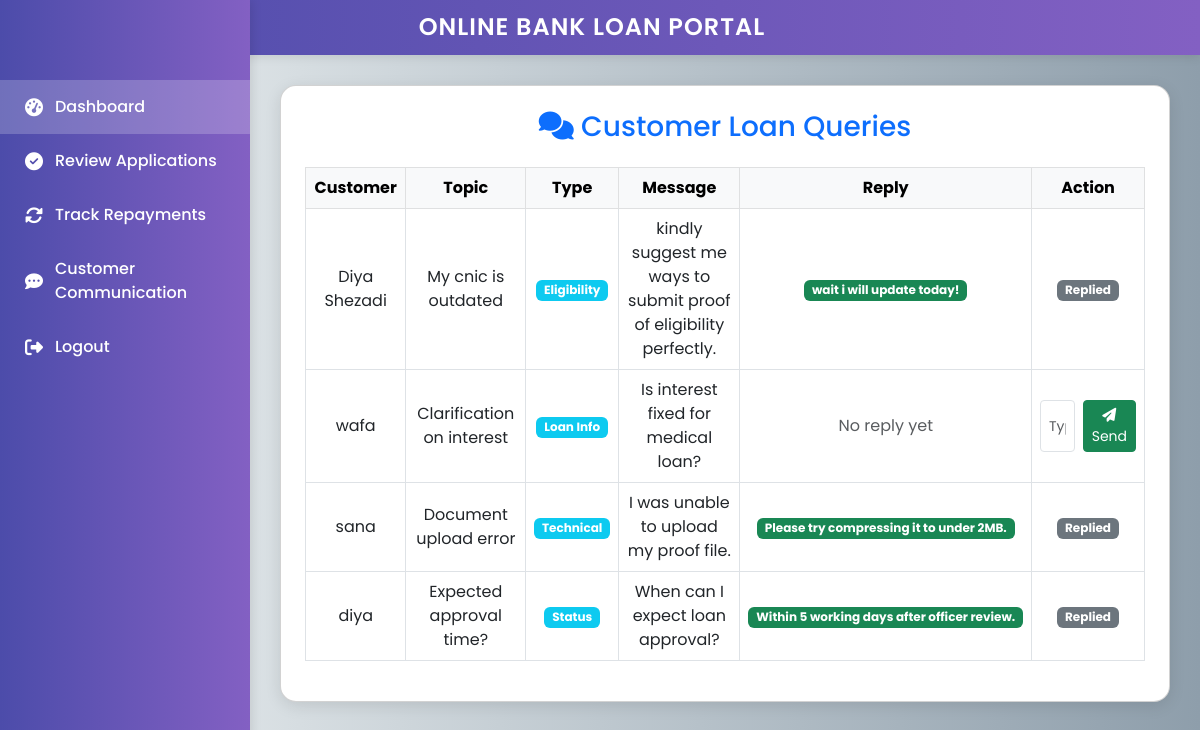
Page /Loanofficers/officer-queries.php on the committed database.
### tables this page shows
CREATE TABLE `loan_queries` (
  `id` int(11) NOT NULL,
  `topic` varchar(100) DEFAULT NULL,
  `type` varchar(50) DEFAULT NULL,
  `message` text DEFAULT NULL,
  `reply` text DEFAULT NULL,
  `created_at` timestamp NOT NULL DEFAULT current_timestamp(),
  `customer_id` int(11) NOT NULL
);

CREATE TABLE `customers` (
  `id` int(11) NOT NULL,
  `name` varchar(100) NOT NULL,
  `email` varchar(100) NOT NULL,
  `password` varchar(255) NOT NULL,
  `cnic` varchar(20) NOT NULL,
  `phone` varchar(20) DEFAULT NULL,
  `address` text DEFAULT NULL,
  `created_at` timestamp NOT NULL DEFAULT current_timestamp()
);

### Loanofficers/officer-queries.php (the view, shortened to what this page needs)
<?php
include '../dbconnection.php';
$stmt = $conn->prepare("SELECT q.*, c.name AS customer_name FROM loan_queries q
                        JOIN customers c ON q.customer_id = c.id
                        ORDER BY q.created_at DESC");
$stmt->execute();
$queries = $stmt->fetchAll(PDO::FETCH_ASSOC);
?>
                <!DOCTYPE html>
<html>
<head>
    <link href="https://cdn.jsdelivr.net/npm/bootstrap@5.3.0/dist/css/bootstrap.min.css" rel="stylesheet">
</head>
<body>
<?php include 'sidebar.php'; ?>
<div class="main-content">
    <div class="card p-4 bg-white">
        <h3 class="text-center text-primary mb-4"><i class="fas fa-comments"></i> Customer Loan Queries</h3>
        <?php if (count($queries) === 0): ?>
            <div class="alert alert-info">No queries found.</div>
        <?php else: ?>
            <div class="table-responsive">
                <table class="table table-bordered align-middle text-center">
                    <thead class="table-light">
                        <tr>
                            <th>Customer</th>
                            <th>Topic</th>
                            <th>Type</th>
                            <th>Message</th>
                            <th>Reply</th>
                            <th>Action</th>
                        </tr>
                    </thead>
                    <tbody>
                    <?php foreach ($queries as $query): ?>
                        <tr>
                            <td><?= htmlspecialchars($query['customer_name']) ?></td>
                            <td><?= htmlspecialchars($query['topic']) ?></td>
                            <td><span class="badge bg-info"><?= htmlspecialchars($query['type']) ?></span></td>
                            <td><?= htmlspecialchars($query['message']) ?></td>
                            <td>
                                <?php if ($query['reply']): ?>
                                    <span class="badge bg-success reply-text"><?= htmlspecialchars($query['reply']) ?></span>
                                <?php else: ?>
                                    <span class="text-muted">No reply yet</span>
                                <?php endif; ?>
                            </td>
                            <td>
                                <?php if (!$query['reply']): ?>
                                    <form method="POST" class="form-inline-reply">
                                        <input type="text" name="reply" class="form-control form-control-sm" placeholder="Type reply..." required>
                                        <button type="submit" class="btn btn-sm btn-success"><i class="fas fa-paper-plane"></i> Send</button>
                                    </form>
                                <?php else: ?>
                                    <span class="badge bg-secondary">Replied</span>
                                <?php endif; ?>
                            </td>
                        </tr>
                    <?php endforeach; ?>
                    </tbody>
                </table>
            </div>
        <?php endif; ?>
    </div>
</div>
</body>
</html>

### Loanofficers/sidebar.php (shortened to what this page needs)
<link href="https://cdnjs.cloudflare.com/ajax/libs/font-awesome/6.4.0/css/all.min.css" rel="stylesheet">
<nav class="navbar navbar-expand-lg">
  <div class="container-fluid flex-column text-center">
    <span class="navbar-brand mb-0 h1">ONLINE BANK LOAN PORTAL</span>
  </div>
</nav>
<div class="sidebar" id="sidebar">
  <a href="Dashboard.php" class="active"><i class="fas fa-tachometer-alt"></i>Dashboard</a>
  <a href="review-application.php"><i class="fas fa-check-circle"></i>Review Applications</a>
  <a href="track-repayments.php"><i class="fas fa-sync-alt"></i>Track Repayments</a>
  <a href="officer-queries.php"><i class="fas fa-comment-dots"></i>Customer Communication</a>
  <a href="../logout.php"><i class="fas fa-sign-out-alt"></i> Logout</a>
</div>

### Loanofficers/officer-queries.php (style rules this page uses)
body { background: linear-gradient(to right, #eef2f3, #8e9eab); }
.main-content { margin-left: 250px; padding: 30px; }
.card { border-radius: 16px; box-shadow: 0 4px 16px rgba(0, 0, 0, 0.1); }
.reply-text { font-weight: bold; }
.form-inline-reply { display: flex; gap: 8px; }

### Loanofficers/sidebar.php (style rules this page uses)
body { font-family: 'Poppins', sans-serif; }
.sidebar { height: 100vh; width: 250px; background: linear-gradient(to right, #4c4caa, #8360c3); background-color: #d3bfff; padding-top: 5rem; position: fixed; top: 0; left: 0; overflow-y: auto; transition: all 0.3s ease-in-out; box-shadow: 2px 0 10px rgba(0, 0, 0, 0.1); z-index: 1000; }
.sidebar a { color: #fff; text-decoration: none; padding: 15px 25px; display: flex; align-items: center; font-size: 16px; font-weight: 500; transition: background 0.3s ease, padding-left 0.3s ease, color 0.3s ease; }
.sidebar a i { margin-right: 12px; font-size: 18px; transition: transform 0.3s ease; }
.sidebar .active { background-color: rgba(255, 255, 255, 0.2); }
.navbar { background: linear-gradient(to right, #4c4caa, #8360c3); box-shadow: 0 2px 10px rgba(0, 0, 0, 0.1); }
.navbar-brand { font-family: 'Poppins', sans-serif; font-size: 24px; font-weight: 600; letter-spacing: 1px; color: #fff !important; }

### rows in the picture
loan_queries: customer.name "Diya Shezadi", topic "My cnic is outdated", type "Eligibility", message "kindly suggest me ways to submit proof of eligibility perfectly.", reply "wait i will update today!", shows "Replied"
loan_queries: customer.name "wafa", topic "Clarification on interest", type "Loan Info", message "Is interest fixed for medical loan?", shows "No reply yet"
loan_queries: customer.name "sana", topic "Document upload error", type "Technical", message "I was unable to upload my proof file.", reply "Please try compressing it to under 2MB.", shows "Replied"
loan_queries: customer.name "diya", topic "Expected approval time?", type "Status", message "When can I expect loan approval?", reply "Within 5 working days after officer review.", shows "Replied"
